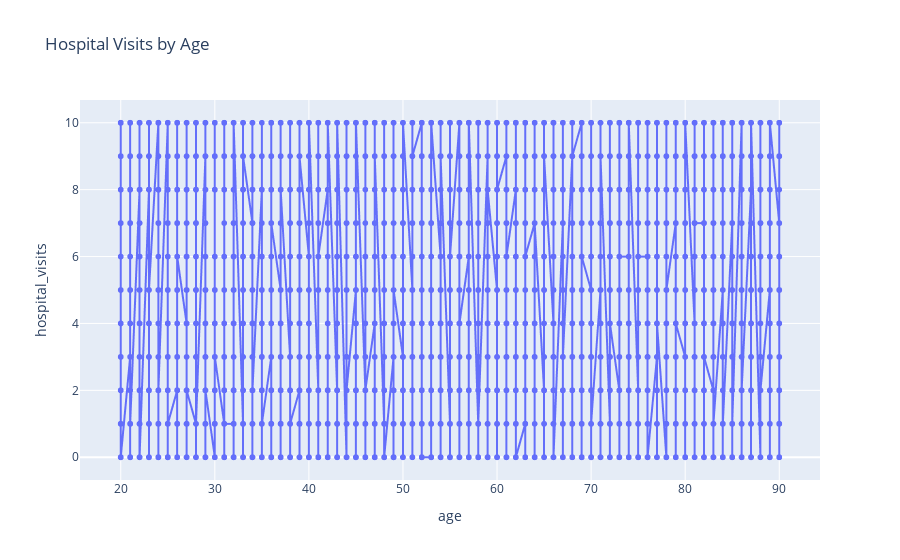

This figure's notebook cell:
### Code cell
fig = px.line(df.sort_values("age"), x="age", y="hospital_visits", markers=True,
              title="Hospital Visits by Age")
fig.show()

### Figure 1 — Plotly figure (JSON) as saved in the notebook; plotly's stock layout.template omitted (floating-point values rounded to 4 significant figures; data arrays with more than 128 entries replaced by an {"elided": "..."} marker saying what was removed)
{"data": [{"hovertemplate": "age=%{x}<br>hospital_visits=%{y}<extra></extra>", "legendgroup": "", "line": {"color": "#636efa", "dash": "solid"}, "marker": {"symbol": "circle"}, "mode": "lines+markers", "name": "", "showlegend": false, "type": "scattergl", "x": {"elided": "4850 int values"}, "xaxis": "x", "y": {"elided": "4850 int values"}, "yaxis": "y"}], "layout": {"autosize": true, "legend": {"tracegroupgap": 0}, "title": {"text": "Hospital Visits by Age"}, "xaxis": {"anchor": "y", "autorange": true, "domain": [0, 1], "range": [15.5, 94.5], "title": {"text": "age"}, "type": "linear"}, "yaxis": {"anchor": "x", "autorange": true, "domain": [0, 1], "range": [-0.8252, 10.83], "title": {"text": "hospital_visits"}, "type": "linear"}}}
